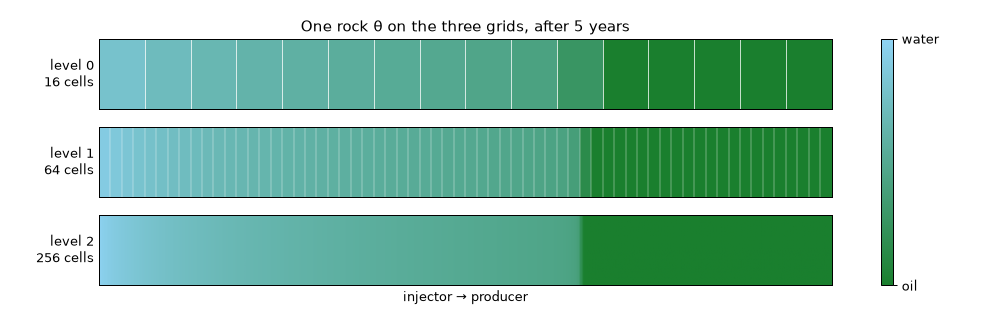

The Python source for this figure:
"""Make tube_levels_1d.png for mlmc_reservoir.ipynb: the same rock on the three 1D grids (levels 0, 1, 2).

Run from the repo root:
    .venv/bin/python literature/figures/tube_levels_1d.py
"""
import json
from pathlib import Path

import matplotlib
import numpy as np

matplotlib.use("Agg")
import matplotlib.pyplot as plt
from matplotlib.colors import LinearSegmentedColormap

HERE = Path(__file__).parent

# 1D simulator: taken from the notebook, so the figure always matches it
nb = json.loads((HERE.parent / "mlmc_reservoir.ipynb").read_text(encoding="utf-8"))
sim = {}
exec(next("".join(c["source"]) for c in nb["cells"] if c["cell_type"] == "code" and "def simulate" in "".join(c["source"])), sim)

YEARS = 5
cmap = LinearSegmentedColormap.from_list("oil_water", ["#1a7f2e", "#8fd3f4"])   # green = oil, blue = water
theta = np.random.default_rng(7).standard_normal(sim["N_THETA"])                # one rock, used on all three grids

fig, ax = plt.subplots(3, 1, figsize=(11, 3.6))
for level in range(3):
    n = sim["CELLS"][level]
    _, S = sim["simulate"](theta, level, t_end=YEARS / 10 * sim["T_END"], return_state=True)
    im = ax[level].imshow(S[None, :], cmap=cmap, vmin=sim["SWC"], vmax=1 - sim["SOR"], aspect="auto", extent=[0, 1, 0, 1])
    if n <= 64:                                                                  # cell borders (too dense to draw for 256)
        ax[level].vlines(np.arange(1, n) / n, 0, 1, color="white", lw=0.6 if n == 16 else 0.3)
    ax[level].set(xticks=[], yticks=[], xlim=(0, 1))
    ax[level].set_ylabel(f"level {level}\n{n} cells", rotation=0, ha="right", va="center")
ax[0].set_title(f"One rock θ on the three grids, after {YEARS} years")
ax[2].set_xlabel("injector → producer")
fig.subplots_adjust(left=0.1, right=0.84, top=0.88, bottom=0.12, hspace=0.25)
# colour bar from the top of level 0 to the bottom of level 2, with a gap of 0.05 (figure width) to the tubes
top, bottom = ax[0].get_position().y1, ax[2].get_position().y0
cax = fig.add_axes([0.89, bottom, 0.012, top - bottom])
cb = fig.colorbar(im, cax=cax, ticks=[sim["SWC"], 1 - sim["SOR"]])
cb.ax.set_yticklabels(["oil", "water"])
fig.savefig(HERE / "tube_levels_1d.png", dpi=90, facecolor="white")
print("saved", HERE / "tube_levels_1d.png")
